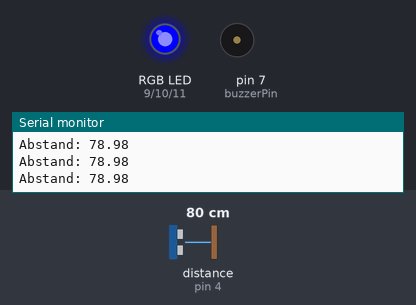
A sketch run on a simulated Arduino Uno, built with avr-gcc and run on an emulated ATmega328P. Shown: an RGB LED mixed from three pins (HIGH = lit), buzzer (waves = sounding), the last lines printed to the serial monitor. Wiring (inferred from the names in the program): ultrasonic range finder: trigger pin 5; echo pin 4. The test bench sets the inputs (shaded band); at power-on: distance to the obstacle (sensor on pin 4) 80 cm. The echo pulse lasts 58.3 µs per cm; dim RGB values are drawn brighter than linear; pins used as bus, display or sensor lines are not drawn.

Above: at 1.2 s.
1.3 s: distance to the obstacle (sensor on pin 4) set to 54 cm
2.8 s: distance to the obstacle (sensor on pin 4) set to 47 cm
At 3.3 s:
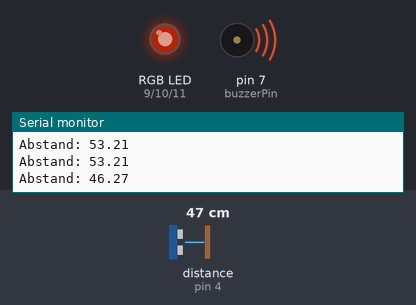
5.8 s: distance to the obstacle (sensor on pin 4) set to 22 cm
7.6 s: distance to the obstacle (sensor on pin 4) set to 18 cm
At 8.4 s:
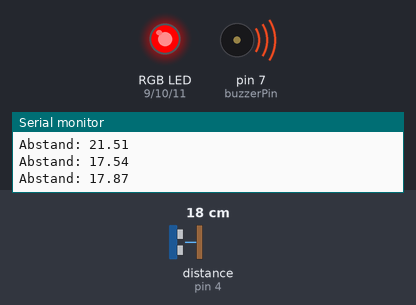
9.1 s: distance to the obstacle (sensor on pin 4) set to 35 cm
At 10.4 s:
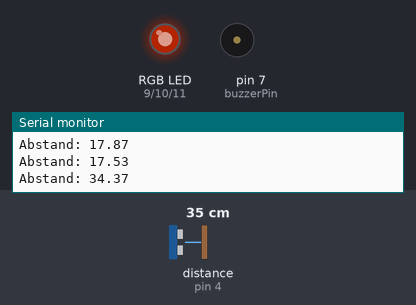
12.1 s: distance to the obstacle (sensor on pin 4) set to 2 cm
At 13.5 s:
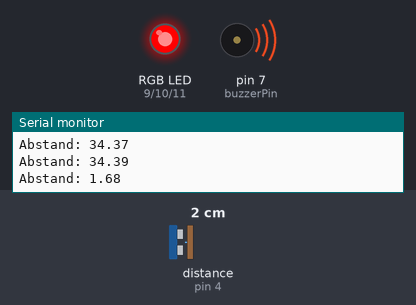
Timing chart, 0 to 15.4 s (numbered marks = the images above; inputs shaded):
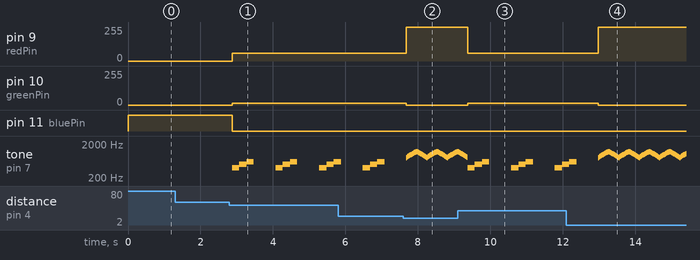

Measured:
- the behaviour switches between 51 and 50 cm on distance to the obstacle (sensor on pin 4) (found by bisection; images 0 and 1)
- the behaviour switches between 21 and 20 cm on distance to the obstacle (sensor on pin 4) (found by bisection; images 1 and 2)
- after the input at 2.8 s, pin 9 (redPin): 0/255 → 60/255 after 0.07 s; pin 10 (greenPin): 0/255 → 12/255 after 0.07 s; pin 11 (bluePin): HIGH → LOW after 0.07 s; tone on pin 7 (buzzerPin): silent → 400 Hz after 0.07 s, then repeats every 1.2 s: 500 Hz 0.20 s, 600 Hz 0.20 s, silent 0.60 s, 400 Hz 0.20 s
- after the input at 7.6 s, pin 9 (redPin): 60/255 → 255/255 after 0.09 s; pin 10 (greenPin): 12/255 → 0/255 after 0.09 s
- after the input at 9.1 s, pin 9 (redPin): 255/255 → 60/255 after 0.27 s; pin 10 (greenPin): 0/255 → 12/255 after 0.27 s
- after the input at 12.1 s, pin 9 (redPin): 60/255 → 255/255 after 0.88 s; pin 10 (greenPin): 12/255 → 0/255 after 0.88 s

The sketch:

sketch_may16b_ino_sound2.ino
```cpp
const int trigPin = 5;
const int echoPin = 4;

const int bluePin = 11;
const int greenPin = 10;
const int redPin = 9;
const int buzzerPin = 7;

void setup() {
  pinMode(trigPin, OUTPUT);
  pinMode(echoPin, INPUT);

  pinMode(bluePin, OUTPUT);
  pinMode(greenPin, OUTPUT);
  pinMode(redPin, OUTPUT);
  pinMode(buzzerPin, OUTPUT);

  Serial.begin(9600);
}

void sirenAlarm() {
  // Sirene auf
  for (int freq = 800; freq <= 1200; freq += 30) {
    tone(buzzerPin, freq);
    delay(20);
  }
  // Sirene ab
  for (int freq = 1200; freq >= 800; freq -= 30) {
    tone(buzzerPin, freq);
    delay(20);
  }
}

void sanftAufsteigend() {
  // Sanfte aufsteigende Töne
  tone(buzzerPin, 400); delay(200);
  tone(buzzerPin, 500); delay(200);
  tone(buzzerPin, 600); delay(200);
  noTone(buzzerPin);
  delay(600);
}

void loop() {
  long duration;
  float distance;

  // Ultraschall senden
  digitalWrite(trigPin, LOW);
  delayMicroseconds(2);
  digitalWrite(trigPin, HIGH);
  delayMicroseconds(10);
  digitalWrite(trigPin, LOW);

  // Echo messen
  duration = pulseIn(echoPin, HIGH);

  // Entfernung berechnen
  distance = duration * 0.034 / 2;

  Serial.print("Abstand: ");
  Serial.println(distance);

  // LEDs + Buzzer reset
  analogWrite(redPin, 0);
  analogWrite(greenPin, 0);
  analogWrite(bluePin, 0);
  noTone(buzzerPin);

  if (distance > 50) {
    // Blau — kein Alarm
    analogWrite(bluePin, 255);
    delay(200);

  }
  else if (distance > 20 && distance <= 50) {
    // Gelb — sanft aufsteigend
    analogWrite(redPin, 60);
    analogWrite(greenPin, 12);
    sanftAufsteigend();

  }
  else {
    // Rot — Sirene
    analogWrite(redPin, 255);
    sirenAlarm();
  }
}
```
